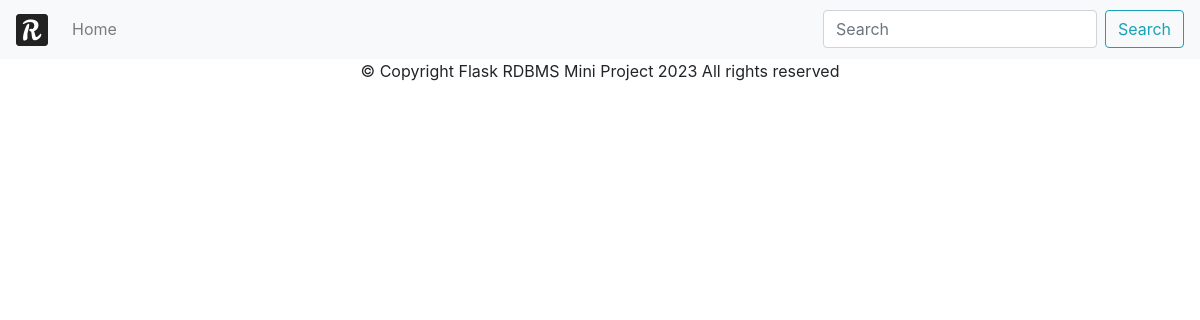
Before: /select/51 with the older database file.
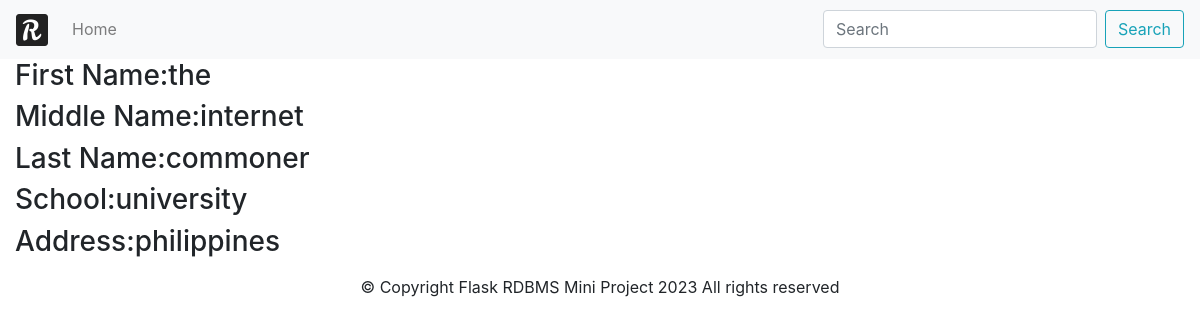
After: the same page with the newer database file.
### tables this page shows
CREATE TABLE "tbl_student" (
	"stud_id"	INTEGER NOT NULL,
	"f_name"	TEXT NOT NULL,
	"m_name"	TEXT NOT NULL,
	"l_name"	TEXT NOT NULL,
	PRIMARY KEY("stud_id" AUTOINCREMENT)
);

CREATE TABLE "tbl_school" (
	"sch_id"	INTEGER NOT NULL,
	"sch_name"	TEXT NOT NULL,
	"sch_address"	TEXT NOT NULL,
	PRIMARY KEY("sch_id" AUTOINCREMENT)
);

### app.py (the view)
@app.route('/select/<string:id>')
def select(id):
	conn = db.connect('RDBMS.db')
	cur = conn.cursor()
	stmt = """
		SELECT * FROM student_data WHERE stud_id = ?
	"""
	cur.execute(stmt, (id,))
	rw = cur.fetchall()
	return render_template('select.html', rows = rw)

### templates/select.html (shortened to what this page needs)
{% extends 'usertemplate.html' %}
{% block content %}
{% for row in rows %}
	<h3>
	<label>First Name: </label>{{ row[1] }}
	<br>
	<label>Middle Name: </label>{{ row[2] }}
	<br>
	<label>Last Name: </label>{{ row[3] }}
	<br>
	<label>School: </label>{{ row[4] }}
	<br>
	<label>Address: </label>{{ row[5] }}
	</h3>
{% endfor %}
{% endblock %}

### templates/usertemplate.html (shortened to what this page needs)
<!DOCTYPE html>
<html>
	<head>
		<link rel="stylesheet" href="https://cdn.jsdelivr.net/npm/bootstrap@4.0.0/dist/css/bootstrap.min.css">
	</head>
	<body>
		<nav class="navbar navbar-expand-lg navbar-light bg-light">
			<a class="navbar-brand" href="{{ url_for('index') }}"><img src="{{ url_for('static', filename = 'img/logo.png') }}"></a>
			<div class="collapse navbar-collapse" id="navbarSupportedContent">
				<ul class="navbar-nav mr-auto">
					<li class="nav-item">
						<a class="nav-link" href="{{ url_for('index') }}">Home</a>
					</li>
				</ul>
				<form class="form-inline my-2 my-lg-0" action="{{ url_for('usersearch') }}" method="POST">
					<input class="form-control mr-sm-2" type="search" placeholder="Search" aria-label="Search" name="search">
					<button class="btn btn-outline-info my-2 my-sm-0" type="submit">Search</button>
				</form>
			</div>
		</nav>
		<div class="container-fluid">
			{% block content %}{% endblock %}
		</div>
		<p align="center">&copy; Copyright Flask RDBMS Mini Project 2023 All rights reserved</p>
	</body>
</html>

Changed rows visible on the page:
added tbl_student: f_name "the", m_name "internet", l_name "commoner", sch_name "university", sch_address "philippines"
